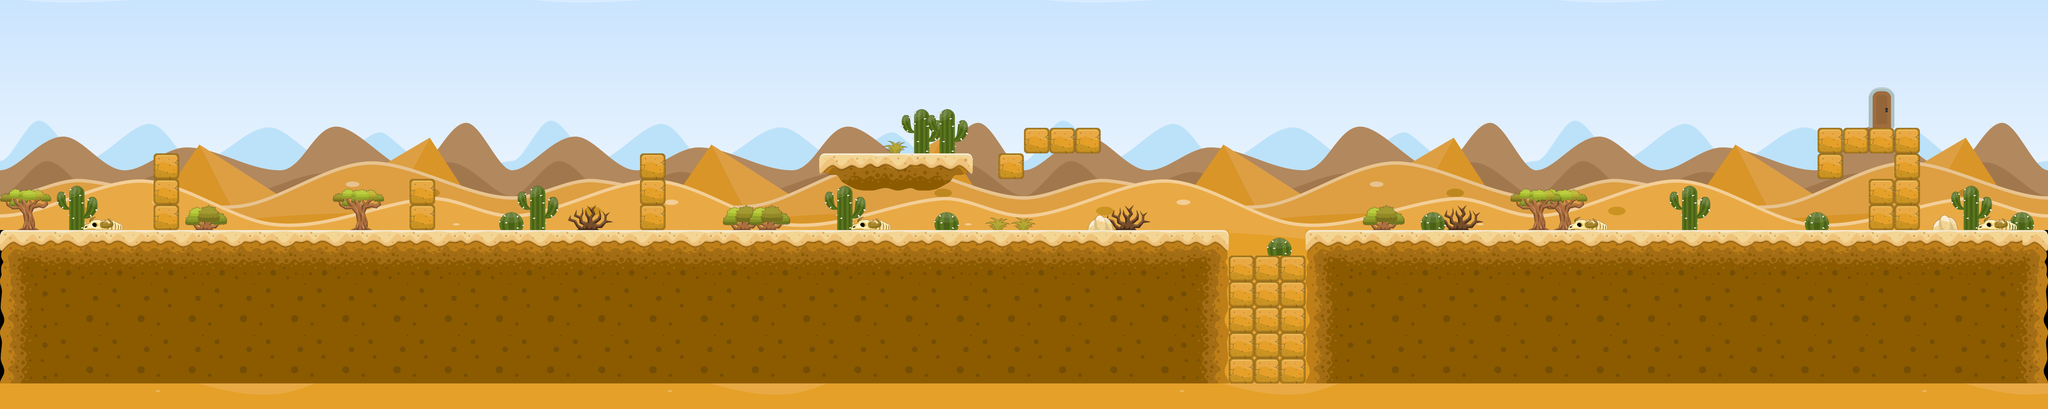

Below is a game level as drawn by its tile map, then a one-line description and the .tmx that defines it (tile-layer data replaced by summaries):
An orthogonal 80x16 tile map with 64x64 px tiles, 3 tile layers (Background, Graphics1, Graphics2), 20 tilesets and 38 objects.

<map version="1.0" orientation="orthogonal" renderorder="right-down" width="80" height="16" tilewidth="64" tileheight="64" nextobjectid="50">
 <tileset firstgid="1" name="itenspack" tilewidth="64" tileheight="64" tilecount="8" columns="8">
  <image source="res/itenspack.png" width="512" height="64" />
 </tileset>
 <tileset firstgid="9" name="air3" tilewidth="64" tileheight="64" tilecount="4" columns="2">
  <image source="res/desert/air3.png" width="128" height="128" />
 </tileset>
 <tileset firstgid="13" name="air2" tilewidth="64" tileheight="64" tilecount="4" columns="2">
  <image source="res/desert/air2.png" width="128" height="128" />
 </tileset>
 <tileset firstgid="17" name="air1" tilewidth="64" tileheight="64" tilecount="4" columns="2">
  <image source="res/desert/air1.png" width="128" height="128" />
 </tileset>
 <tileset firstgid="21" name="BGa" tilewidth="64" tileheight="64" tilecount="300" columns="20">
  <image source="res/BGa.png" width="1280" height="960" />
 </tileset>
 <tileset firstgid="321" name="desertree1" tilewidth="64" tileheight="64" tilecount="4" columns="2">
  <image source="res/desert/desertree1.png" width="128" height="128" />
 </tileset>
 <tileset firstgid="325" name="cactus" tilewidth="64" tileheight="64" tilecount="4" columns="2">
  <image source="res/desert/cactus.png" width="128" height="128" />
 </tileset>
 <tileset firstgid="329" name="skeleton" tilewidth="64" tileheight="64" tilecount="4" columns="2">
  <image source="res/desert/skeleton.png" width="128" height="128" />
 </tileset>
 <tileset firstgid="333" name="desertcactus2" tilewidth="64" tileheight="64" tilecount="4" columns="2">
  <image source="res/desert/desertcactus2.png" width="128" height="128" />
 </tileset>
 <tileset firstgid="337" name="deserttree2" tilewidth="64" tileheight="64" tilecount="4" columns="2">
  <image source="res/desert/deserttree2.png" width="128" height="128" />
 </tileset>
 <tileset firstgid="341" name="desertbush" tilewidth="64" tileheight="64" tilecount="4" columns="2">
  <image source="res/desert/desertbush.png" width="128" height="128" />
 </tileset>
 <tileset firstgid="345" name="desertrock" tilewidth="64" tileheight="64" tilecount="4" columns="2">
  <image source="res/desert/desertrock.png" width="128" height="128" />
 </tileset>
 <tileset firstgid="349" name="desertbush3" tilewidth="64" tileheight="64" tilecount="4" columns="2">
  <image source="res/desert/desertbush3.png" width="128" height="128" />
 </tileset>
 <tileset firstgid="353" name="1" tilewidth="64" tileheight="64" tilecount="4" columns="2">
  <image source="res/desert/1.png" width="128" height="128" />
 </tileset>
 <tileset firstgid="357" name="3" tilewidth="64" tileheight="64" tilecount="4" columns="2">
  <image source="res/desert/3.png" width="128" height="128" />
 </tileset>
 <tileset firstgid="361" name="2" tilewidth="64" tileheight="64" tilecount="4" columns="2">
  <image source="res/desert/2.png" width="128" height="128" />
 </tileset>
 <tileset firstgid="365" name="5" tilewidth="64" tileheight="64" tilecount="4" columns="2">
  <image source="res/desert/5.png" width="128" height="128" />
 </tileset>
 <tileset firstgid="369" name="4" tilewidth="64" tileheight="64" tilecount="4" columns="2">
  <image source="res/desert/4.png" width="128" height="128" />
 </tileset>
 <tileset firstgid="373" name="6" tilewidth="64" tileheight="64" tilecount="4" columns="2">
  <image source="res/desert/6.png" width="128" height="128" />
 </tileset>
 <tileset firstgid="377" name="exit" tilewidth="64" tileheight="64" tilecount="2" columns="1">
  <image source="res/exit.png" width="64" height="128" />
 </tileset>
 <layer name="Background" width="80" height="16">
  <data>[1280 cells, 1280 non-empty, 231 distinct tile ids]</data>
 </layer>
 <layer name="Graphics1" width="80" height="16">
  <data>[1280 cells, 111 non-empty, 43 distinct tile ids]</data>
 </layer>
 <layer name="Graphics2" width="80" height="16">
  <data>[1280 cells, 58 non-empty, 26 distinct tile ids]</data>
 </layer>
 <objectgroup name="Ground">
  <object id="2" x="0" y="576" width="3003.03" height="448" />
  <object id="3" x="3328" y="576" width="1790.18" height="448" />
  <object id="28" x="0" y="0" width="378.788" height="576" />
 </objectgroup>
 <objectgroup name="Coin">
  <object id="19" x="4672" y="384" width="64" height="64" />
  <object id="20" x="2560" y="256" width="64" height="64" />
  <object id="21" x="2624" y="256" width="64" height="64" />
  <object id="22" x="2688" y="256" width="64" height="64" />
  <object id="23" x="2112" y="320" width="64" height="64" />
  <object id="40" x="3845.45" y="257.576" width="64" height="64" />
  <object id="41" x="3776" y="256" width="64" height="64" />
  <object id="42" x="3712" y="256" width="64" height="64" />
 </objectgroup>
 <objectgroup name="Exit">
  <object id="17" x="4672.73" y="215.152" width="63.27" height="105.848" />
 </objectgroup>
 <objectgroup name="Block">
  <object id="24" x="3072" y="576" width="64" height="64" />
  <object id="25" x="832" y="512" width="64" height="64" />
  <object id="26" x="448" y="512" width="64" height="64" />
  <object id="29" x="1728" y="512" width="64" height="64" />
  <object id="30" x="1088" y="512" width="64" height="64" />
  <object id="31" x="1472" y="512" width="64" height="64" />
  <object id="33" x="1152" y="512" width="64" height="64" />
  <object id="34" x="4096" y="512" width="64" height="64" />
  <object id="36" x="3904" y="512" width="64" height="64" />
  <object id="37" x="3776" y="512" width="64" height="64" />
 </objectgroup>
 <objectgroup name="Brick">
  <object id="5" x="4672" y="448" width="64" height="128" />
  <object id="6" x="4544" y="320" width="64" height="64" />
  <object id="7" x="4608" y="320" width="128" height="36" />
  <object id="8" x="3072" y="640" width="192" height="320" />
  <object id="9" x="3008" y="576" width="64" height="128" />
  <object id="10" x="3264" y="576" width="64" height="128" />
  <object id="11" x="2496" y="384" width="64" height="40.2424" />
  <object id="12" x="2560" y="320" width="192" height="64" />
  <object id="13" x="1600" y="384" width="64" height="192" />
  <object id="14" x="1664" y="512" width="64" height="64" />
  <object id="15" x="1024" y="448" width="64" height="128" />
  <object id="18" x="4736" y="320" width="64" height="256" />
  <object id="45" x="384" y="384" width="64" height="192" />
  <object id="48" x="4545.33" y="321" width="41.3333" height="100.333" />
 </objectgroup>
 <objectgroup name="Hero">
  <object id="1" x="640" y="512" width="64" height="64" />
 </objectgroup>
 <objectgroup name="Airground">
  <object id="16" x="2048" y="384" width="385.333" height="58.4242" />
 </objectgroup>
</map>
